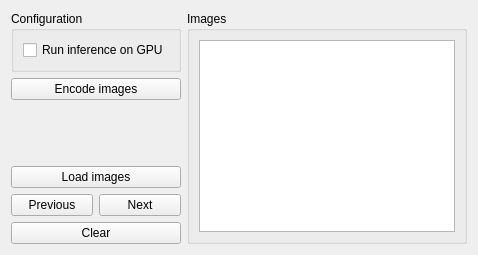
      <widget class="QWidget" name="inferenceTab">
       <attribute name="title">
        <string>Inference</string>
       </attribute>
       <layout class="QHBoxLayout" name="horizontalLayout_35">
        <item>
         <layout class="QHBoxLayout" name="horizontalLayout_33" stretch="0,0">
          <item>
           <layout class="QVBoxLayout" name="verticalLayout_13">
            <item>
             <widget class="QGroupBox" name="groupBox_10">
              <property name="title">
               <string>Configuration</string>
              </property>
              <layout class="QVBoxLayout" name="verticalLayout_16">
               <item>
                <widget class="QCheckBox" name="runInferenceGPU">
                 <property name="text">
                  <string>Run inference on GPU</string>
                 </property>
                </widget>
               </item>
              </layout>
             </widget>
            </item>
            <item>
             <widget class="QPushButton" name="encodeImages">
              <property name="text">
               <string>Encode images</string>
              </property>
             </widget>
            </item>
            <item>
             <spacer name="verticalSpacer_8">
              <property name="orientation">
               <enum>Qt::Orientation::Vertical</enum>
              </property>
              <property name="sizeHint" stdset="0">
               <size>
                <width>20</width>
                <height>40</height>
               </size>
              </property>
             </spacer>
            </item>
            <item>
             <widget class="QPushButton" name="loadInferenceImages">
              <property name="text">
               <string>Load images</string>
              </property>
             </widget>
            </item>
            <item>
             <layout class="QVBoxLayout" name="verticalLayout_10">
              <item>
               <layout class="QHBoxLayout" name="horizontalLayout_29">
                <item>
                 <widget class="QPushButton" name="inferTabPreviousImg">
                  <property name="text">
                   <string>Previous</string>
                  </property>
                 </widget>
                </item>
                <item>
                 <widget class="QPushButton" name="inferTabNextImg">
                  <property name="text">
                   <string>Next</string>
                  </property>
                 </widget>
                </item>
               </layout>
              </item>
              <item>
               <widget class="QPushButton" name="inferTabClearImg">
                <property name="text">
                 <string>Clear</string>
                </property>
               </widget>
              </item>
             </layout>
            </item>
           </layout>
          </item>
          <item>
           <widget class="QGroupBox" name="groupBox_11">
            <property name="title">
             <string>Images</string>
            </property>
            <layout class="QVBoxLayout" name="verticalLayout_21">
             <item>
              <widget class="QGraphicsView" name="inferenceCanvas"/>
             </item>
            </layout>
           </widget>
          </item>
         </layout>
        </item>
       </layout>
      </widget>
